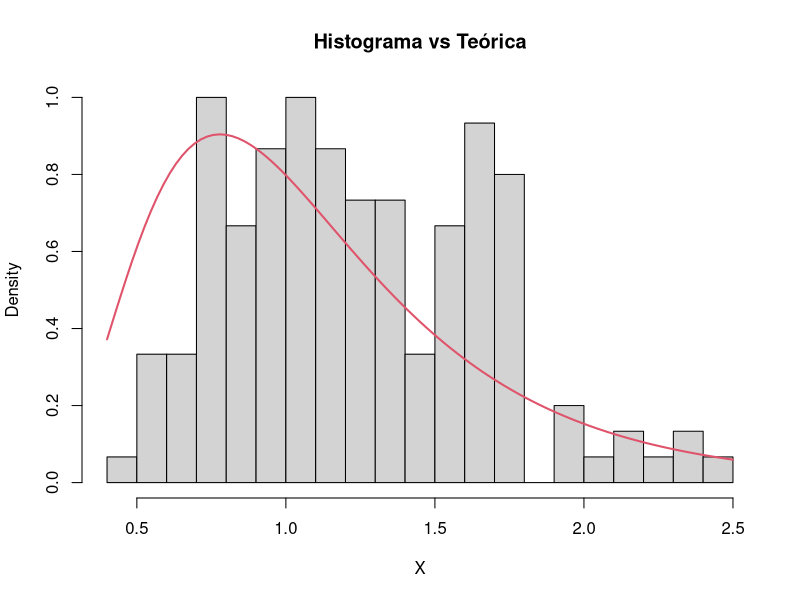
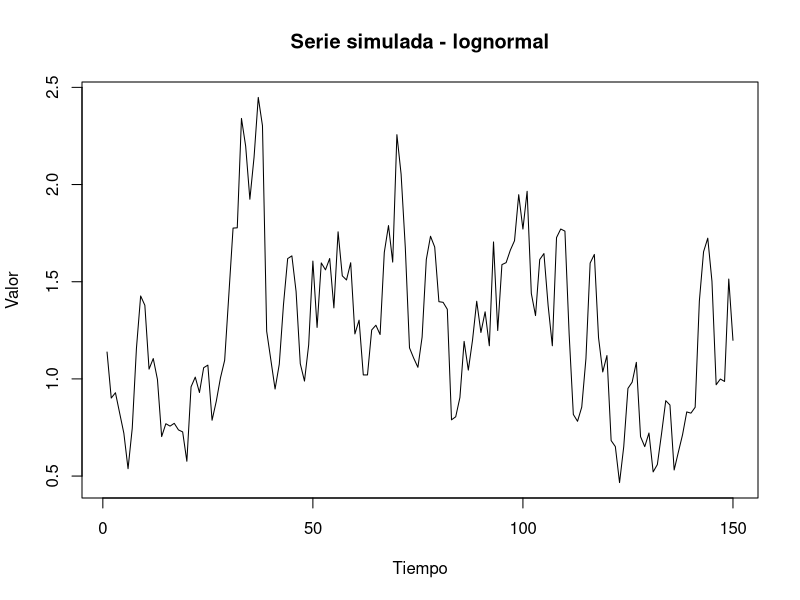
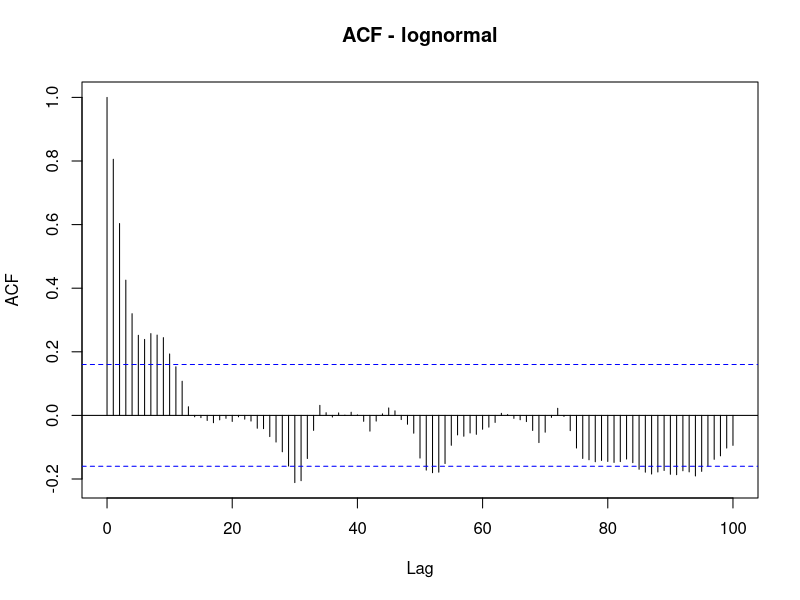
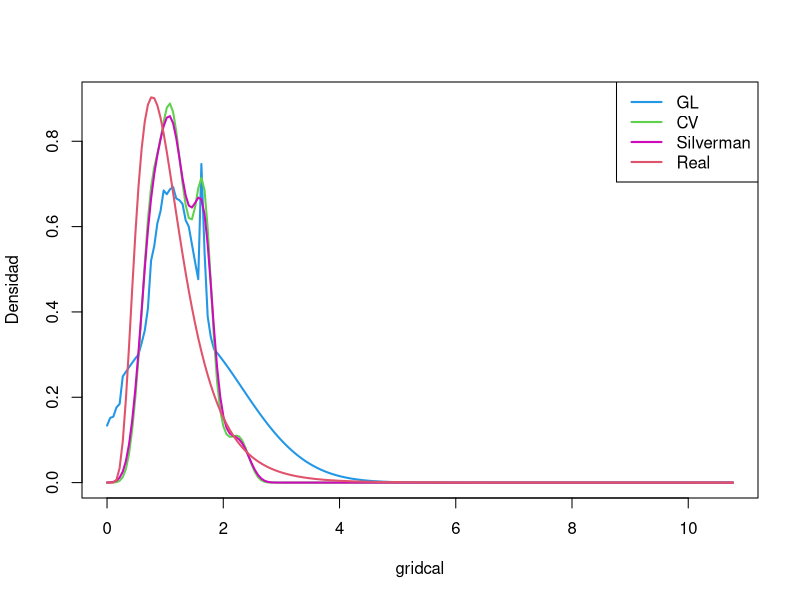

Write R code to recreate these figures, in order.
###########################################################
#                  Configuración de Parámetros
###########################################################
n <- 150          # Tamaño de la muestra a simular
phi <- 0.9         # Coeficiente de autocorrelación (dependencia temporal)
densidad <- "lognormal" # Tipo de densidad objetivo ('normal', 'lognormal' o 'mezcla')
gamma <- 0.190000999 # Parámetro de penalización para el método GL

###########################################################
#### Parte 0: Funciones para la Densidad Mezcla
###########################################################

# Función de distribución acumulada (CDF) de la mezcla de dos normales
GMix <- function(x)
{
  return(0.5*pnorm(x, mean=-2, sd=1) + 0.5*pnorm(x, mean=2, sd=1))
}

# Creación de una malla de puntos y sus probabilidades para invertir la CDF
grid.mix.x <- seq(-8, 8, length.out=10000)
grid.mix.u <- GMix(grid.mix.x)

# Función cuantil (inversa de la CDF) aproximada mediante interpolación
QMix <- function(u)
{
  approx(x = grid.mix.u, y = grid.mix.x, xout = u, rule = 2)$y
}

###########################################################
#### Parte 1: Generación de Uniformes con Dependencia
###########################################################

# Simulación de un proceso autorregresivo AR(1) para introducir dependencia
Z <- arima.sim(model=list(ar=phi), n=n)

# Cálculo de la desviación estándar teórica del proceso estacionario
sd.Z <- sqrt(1/(1 - phi^2))

# Transformación Integral de Probabilidad para obtener U(0,1) con dependencia
U <- pnorm(Z, mean=0, sd=sd.Z)

###########################################################
#### Parte 2: Generación de la Muestra Objetivo
###########################################################

# Función para transformar las uniformes a la distribución deseada
GenerarMuestra <- function(U, densidad)
{
  if(densidad=="normal")
  {
    MP <- 1
    X <- qnorm(U)
    gsup <- 1/sqrt(2*pi) # Cota superior de la densidad (f_max)
    gridcal <- seq(-8, 8, length=200) # Malla para evaluar la estimación
    Delta <- diff(gridcal)[1]
  }
  else if(densidad=="lognormal")
  {
    MP <- 2
    X <- qlnorm(U, meanlog=0, sdlog=0.5)
    gsup <- exp(0.125)/(0.5*sqrt(2*pi))
    gridcal <- seq(0, qlnorm(0.999999, 0, 0.5), length=200)
    Delta <- diff(gridcal)[1]
  }
  else if(densidad=="mezcla")
  {
    MP <- 3
    X <- QMix(U)
    gsup <- 0.5*dnorm(-2, -2, 1) + 0.5*dnorm(-2, 2, 1)
    gridcal <- seq(-8, 8, length=200)
    Delta <- diff(gridcal)[1]
  }
  else
  {
    stop("Densidad no implementada")
  }
  
  return(list(X=X, gsup=gsup, MP=MP, gridcal=gridcal, Delta=Delta))
}

# Ejecución de la generación
Muestra <- GenerarMuestra(U, densidad)
X <- Muestra$X
gsup <- Muestra$gsup
MP <- Muestra$MP
gridcal <- Muestra$gridcal
Delta <- Muestra$Delta

###########################################################
#### Parte 3: Análisis Descriptivo y Visualización
###########################################################

# Visualización del histograma comparado con la densidad teórica
hist(X, probability = TRUE, breaks = 20, main="Histograma vs Teórica")

if(densidad=="normal") {curve(dnorm(x), add = TRUE, col = 2, lwd = 2)}
if(densidad=="lognormal") {curve(dlnorm(x, meanlog=0, sdlog=0.5), add=TRUE, col=2, lwd=2)}
if(densidad=="mezcla") {curve(0.5*dnorm(x, -2, 1) + 0.5*dnorm(x, 2, 1), add=TRUE, col=2, lwd=2)}

# Gráfico de la serie de tiempo y la función de autocorrelación (ACF)
plot(X, type="l", main=paste("Serie simulada -", densidad), xlab="Tiempo", ylab="Valor")
acf(X, lag.max = 100, main=paste("ACF -", densidad))

###########################################################
#### Parte 4: Estimación de Densidad GL (Goldenshluger-Lepski)
###########################################################

# Definición de la familia de ventanas candidatas (H)
u <- seq(0, floor(log(n))*(2/3), by = 0.1)
H <- exp(-u)

# Estimador de Núcleo (Kernel) Gaussiano básico
gh <- function(x, h, X)
{
  n <- length(X)
  return(sum(dnorm((x-X)/h))/(n*h))
}

# Estimador 'Sobresuavizado' para comparar dos ventanas h y hp
ghh <- function(x, h, hp, X)
{
  hs <- sqrt(h^2 + hp^2)
  return(gh(x, hs, X))
}

# Función de Penalización V(h) basada en la complejidad de la ventana
Vh <- function(h, n, gsup, gamma)
{
  delta.n <- sqrt(log(n))
  K1 <- 1
  K2 <- sqrt(1/(2*sqrt(pi)))
  
  return(
    sqrt(2*gamma*gsup)*K2*(K1+1)*(1+delta.n)*(((log(n))^(-1/2))/sqrt(n*h))
  )
}

# Criterio A(h,x): mide el error de aproximación local
Ahx <- function(x, h, H, X, n, gsup, gamma)
{
  valores <- numeric(length(H))
  for(i in seq_along(H))
  {
    hp <- H[i]
    # Compara el estimador h con otros hp más suaves
    valores[i] <- max(abs(ghh(x, h, hp, X) - gh(x, hp, X)) - Vh(hp, n, gsup, gamma), 0)
  }
  return(max(valores))
}

# Selección automática de la mejor ventana h para un punto x
hx <- function(x, H, X, n, gsup, gamma)
{
  criterio <- numeric(length(H))
  for(i in seq_along(H))
  {
    h <- H[i]
    criterio[i] <- Ahx(x, h, H, X, n, gsup, gamma) + Vh(h, n, gsup, gamma)
  }
  hhat <- H[which.min(criterio)]
  return(list(hhat=hhat, indice=which.min(criterio),
              criterio=criterio, ghat=gh(x, hhat, X)))
}

# Función principal para estimar la densidad en toda la malla
GLdens <- function(gridcal, H, X, n, gsup, gamma)
{
  m <- length(gridcal)
  ghat <- numeric(m)
  hhat <- numeric(m)
  
  for(i in 1:m)
  {
    res <- hx(gridcal[i], H, X, n, gsup, gamma)
    hhat[i] <- res$hhat
    ghat[i] <- res$ghat
  }
  return(list(ghat = ghat, hhat = hhat))
}

# Ejecutar estimación GL
GLgamma <- GLdens(gridcal, H, X, n, gsup, gamma)

###########################################################
#### Parte 5: Comparativa con Métodos Clásicos
###########################################################

# 1. Cross-Validation (Validación Cruzada)
hcv <- bw.ucv(X)
gh.cv <- sapply(gridcal, function(z) gh(z, hcv, X))

# 2. Regla de Silverman
h.sil <- bw.nrd0(X)
gh.sil <- sapply(gridcal, function(z) gh(z, h.sil, X))

# Determinar la densidad real para el cálculo del error (ISE)
if(MP==1) {g.real <- dnorm(gridcal)}
if(MP==2) {g.real <- dlnorm(gridcal, meanlog=0, sdlog=0.5)}
if(MP==3) {g.real <- 0.5*dnorm(gridcal, -2, 1) + 0.5*dnorm(gridcal, 2, 1)}

###########################################################
#### Parte 6: Resultados y Errores (ISE)
###########################################################

# Gráfico comparativo de todas las estimaciones
plot(gridcal, GLgamma$ghat, type="l", lwd=2, col=4,
     ylim=c(0, max(GLgamma$ghat, gh.cv, gh.sil, g.real)), ylab="Densidad")
lines(gridcal, gh.cv, col=3, lwd=2)
lines(gridcal, gh.sil, col=6, lwd=2)
lines(gridcal, g.real, col=2, lwd=2)
legend("topright", legend=c("GL", "CV", "Silverman", "Real"), col=c(4, 3, 6, 2), lwd=2)

# Cálculo del Error Cuadrático Integrado Aproximado (ISE)
ISE.GL  <- sum((GLgamma$ghat - g.real)^2) * Delta
ISE.CV  <- sum((gh.cv - g.real)^2) * Delta
ISE.SIL <- sum((gh.sil - g.real)^2) * Delta

print(data.frame(Metodo=c("GL", "CV", "Silverman"), ISE=c(ISE.GL, ISE.CV, ISE.SIL)))
